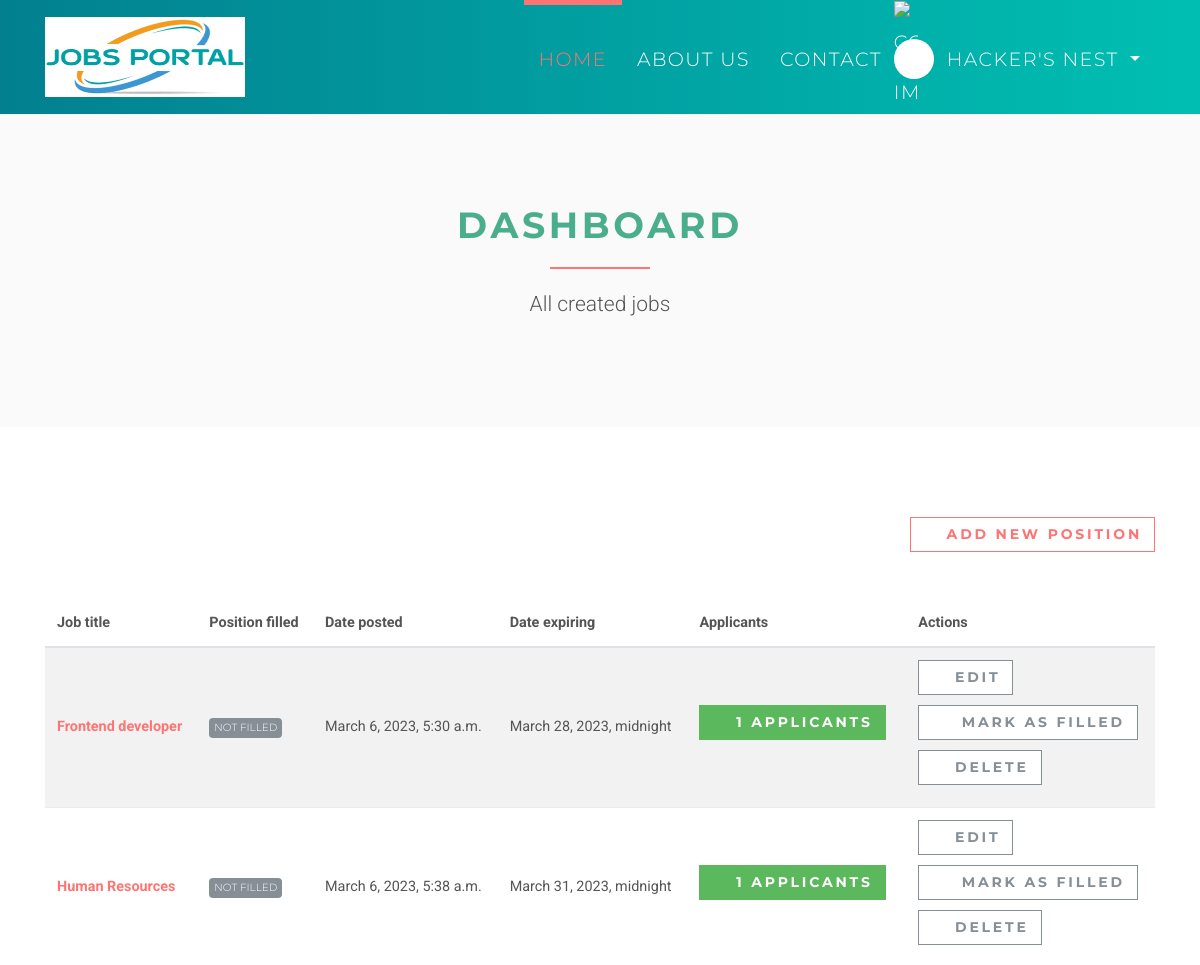
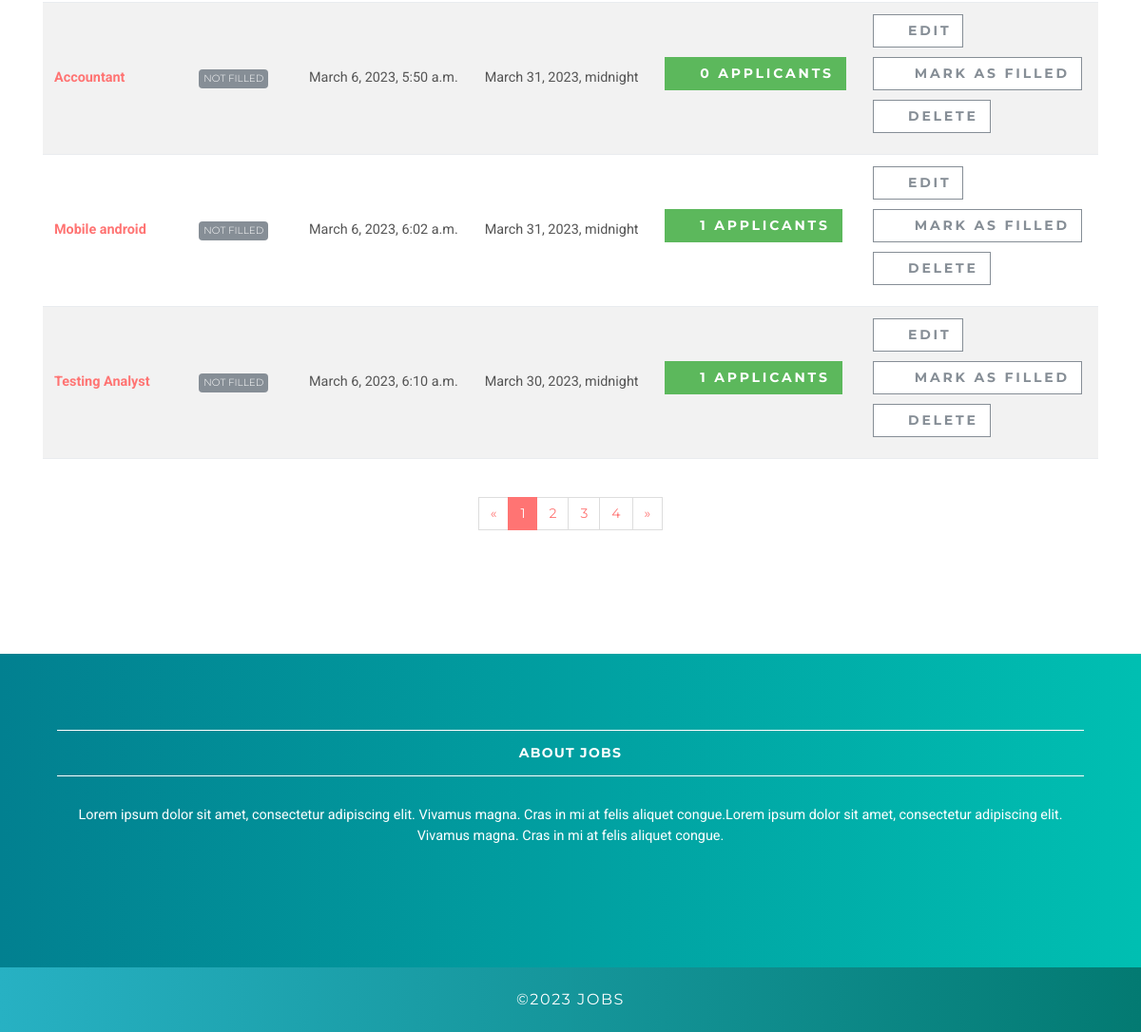
The page /employer/dashboard (signed in) on the database its author committed (2 pictures, top to bottom).
### accounts/models.py (models this page shows, shortened)
class User(AbstractUser):
    username = None
    role = models.CharField(max_length=12, error_messages={
        'required': "Role must be provided"
    })
    gender = models.CharField(max_length=10, blank=True, null=True, default="")
    email = models.EmailField(unique=True, blank=False,
                              error_messages={
                                  'unique': "A user with that email already exists.",
                              })
    USERNAME_FIELD = "email"
    REQUIRED_FIELDS = []
    objects = UserManager()

### jobsapp/models.py (models this page shows, shortened)
class Job(models.Model):
    user = models.ForeignKey(User, on_delete=models.CASCADE)
    title = models.CharField(max_length=300)
    description = models.TextField()
    location = models.CharField(max_length=150)
    type = models.CharField(choices=JOB_TYPE, max_length=10)
    category = models.CharField(max_length=100)
    last_date = models.DateTimeField()
    company_name = models.CharField(max_length=100)
    company_description = models.CharField(max_length=300)
    website = models.CharField(max_length=100, default="")
    created_at = models.DateTimeField(default=timezone.now)
    filled = models.BooleanField(default=False)

### jobsapp/views/employer.py (the view)
# urls.py: path('', DashboardView.as_view(), name='employer-dashboard'),
class DashboardView(ListView):
    model = Job
    template_name = 'jobs/employer/dashboard.html'
    context_object_name = 'jobs'
    @method_decorator(login_required(login_url=reverse_lazy('accounts:login')))
    @method_decorator(user_is_employer)
    def dispatch(self, request, *args, **kwargs):
        return super().dispatch(self.request, *args, **kwargs)
    def get_queryset(self):
        return self.model.objects.filter(user_id=self.request.user.id)

### templates/jobs/employer/dashboard.html (shortened to what this page needs)
{% extends 'base.html' %}
{% load static %}
{% block content %}
    <section class="bg-light-gray">
        <div class="container">
            <div class="row">
                <div class="col-lg-8 mx-auto">
                    <h1 class="headings">Dashboard</h1>
                    <p class="lead text-center">All created jobs</p>
                </div>
            </div>
        </div>
    </section>
    <section>
        <div class="container">
            <div class="row">
                <div class="col-lg-12 text-right mb-5"><a href="{% url 'jobs:employer-jobs-create' %}"
                                                          class="btn btn-outline-white-primary">
                    <i class="fa fa-plus"></i>Add new position</a></div>
                <div class="col-lg-12">
                    <div class="table-responsive">
                        <table class="table table-striped table-hover table-client-dashboard">
                            <thead>
                            <tr>
                                <th>Job title</th>
                                <th>Position filled</th>
                                <th>Date posted</th>
                                <th>Date expiring</th>
                                <th>Applicants</th>
                                <th>Actions</th>
                            </tr>
                            </thead>
                            <tbody>
                            {% for job in jobs %}
                                <tr>
                                    <th><a href="{% url 'jobs:jobs-detail' job.id %}">{{ job.title }}</a>
                                    </th>
                                    <td>
                                        {% if job.filled %}
                                            <span class="badge badge-success">Filled</span>
                                        {% else %}
                                            <span class="badge badge-secondary">Not Filled</span>
                                        {% endif %}
                                    </td>
                                    <td>{{ job.created_at }}</td>
                                    <td>{{ job.last_date }}</td>
                                    <td>
                                        <a href="{% url 'jobs:employer-dashboard-applicants' job.id %}"
                                           class="btn btn-success">
                                            <i class="fa fa-users"></i>{{ job.applicants.count }}
                                            <span class="hidden-xs hidden-sm">Applicants</span>
                                        </a>
                                    </td>
                                    <td>
                                        <a href="#" class="btn btn-outline-white-secondary">
                                            <i class="fa fa-edit"></i>Edit
                                        </a>
                                        <br>
                                        {% if job.filled %}
                                            <a href="{% url 'jobs:job-mark-filled' job.id %}"
                                               class="btn btn-outline-white-secondary">
                                                <i class="fa fa-check-circle-o"></i>
                                                <span class="hidden-xs hidden-sm">Filled</span>
                                            </a><br>
                                        {% else %}
                                            <a href="{% url 'jobs:job-mark-filled' job.id %}"
                                               class="btn btn-outline-white-secondary">
                                                <i class="fa fa-check-circle-o"></i>
                                                <span class="hidden-xs hidden-sm">Mark as </span>filled
                                            </a><br>
                                        {% endif %}
                                        <a href="#" class="btn btn-outline-white-secondary">
                                            <i class="fa fa-times-circle-o"></i>Delete
                                        </a>
                                    </td>
                                </tr>
                            {% endfor %}
                            </tbody>
                        </table>
                    </div>
                    <div class="pages">
                        <nav aria-label="Page navigation example" class="d-flex justify-content-center mt-4 mb-4">
                            <ul class="pagination">
                                <li class="page-item"><a href="#" aria-label="Previous" class="page-link"><span
                                        aria-hidden="true">«</span><span class="sr-only">Previous</span></a></li>
                                <li class="page-item active"><a href="#" class="page-link">1</a></li>
                                <li class="page-item"><a href="#" class="page-link">2</a></li>
                                <li class="page-item"><a href="#" class="page-link">3</a></li>
                                <li class="page-item"><a href="#" class="page-link">4</a></li>
                                <li class="page-item"><a href="#" aria-label="Next" class="page-link"><span
                                        aria-hidden="true">»</span><span class="sr-only">Next</span></a></li>
                            </ul>
                        </nav>
                    </div>
                </div>
            </div>
        </div>
    </section>
{% endblock %}

### templates/base.html (shortened to what this page needs)
{% load static %}
<!DOCTYPE html>
<html>
<head>
    <link rel="stylesheet"
          href="{% static 'vendor/bootstrap/css/bootstrap.min.css' %}">
    <link rel="stylesheet"
          href="{% static 'vendor/font-awesome/css/font-awesome.min.css' %}">
    <link rel="stylesheet"
          href="{% static 'vendor/owl.carousel/assets/owl.carousel.css' %}">
    <link rel="stylesheet"
          href="{% static 'vendor/owl.carousel/assets/owl.theme.default.css' %}">
    <link rel="stylesheet" href="{% static 'css/style.default.css' %}"
          id="theme-stylesheet">
    <link rel="stylesheet" href="{% static 'css/custom.css' %}">
</head>
<body>
<header class="header">
    <nav class="navbar navbar-expand-lg">
        <div class="container">
            <a href="/" class="navbar-brand">
                <img src="{% static 'img/logos1.png' %}" alt="logo" class="d-none d-lg-block">
            </a>
            <div id="navbarSupportedContent" class="collapse navbar-collapse">
                <ul class="navbar-nav ml-auto">
                    <li class="nav-item active">
                        <a href="/" class="nav-link">Home <span class="sr-only">(current)</span></a>
                    </li>
                    <li class="nav-item">
                        <a href=" /aboutus" class="nav-link">About Us</a>
                    </li>
                    <li class="nav-item">
                        <a href="/contacts" class="nav-link">Contact</a>
                    </li>
                    {% if request.user.is_authenticated and request.user.role == 'employer' %}
                        <li class="nav-item dropdown">
                            <a id="clientZone" href="#" data-toggle="dropdown"
                               aria-haspopup="true" aria-expanded="false"
                               class="nav-link dropdown-toggle has-img mb-3 mb-lg-0 mt-3 mt-lg-0">
                                <div class="client-menu-image">
                                    <div class="inner">
                                        <img src="{% static 'img/company-1.png' %}"
                                             alt="company image"
                                             class="img-fluid">
                                    </div>
                                </div>
                                {% if request.user.role == 'employee' %}
                                    {{ request.user.first_name }} {{ request.user.last_name }}
                                {% else %}
                                    {{ request.user.first_name }}
                                {% endif %}
                            </a>
                        </li>
                    {% endif %}
                </ul>
            </div>
        </div>
    </nav>
</header>
<div>
    {% block content %} {% endblock %}
</div>
<footer class="footer">
    <div class="footer__block">
        <div class="container">
                <div class="col-lg-12 col-md-12  col-sm-6 mb-5 text-center">
                    <h4 class="h5">About Jobs</h4>
                    <p> Lorem ipsum dolor sit amet, consectetur adipiscing elit. Vivamus magna. Cras in mi at felis
                        aliquet congue.Lorem ipsum dolor sit amet, consectetur adipiscing elit. Vivamus magna. Cras in mi at felis
                        aliquet congue.</p>
                </div>
        </div>
    </div>
    <div class="footer__copyright">
        <div class="container">
                <div class="col-lg-12 col-md-12 col-sm-6 text-center">
                    <p>&copy;2023 Jobs</p>
                </div>
        </div>
    </div>
</footer>
</body>
</html>

### rows shown on the page
User: user.first_name "HACKER'S NEST"
Job: title "Frontend developer", filled "NOT FILLED", created_at "March 6, 2023, 5:30 a.m.", last_date "March 28, 2023, midnight", applicants.count "1"
Job: title "Human Resources", filled "NOT FILLED", created_at "March 6, 2023, 5:38 a.m.", last_date "March 31, 2023, midnight", applicants.count "1"
Job: title "Accountant", filled "NOT FILLED", created_at "March 6, 2023, 5:50 a.m.", last_date "March 31, 2023, midnight", applicants.count "0"
Job: title "Mobile android", filled "NOT FILLED", created_at "March 6, 2023, 6:02 a.m.", last_date "March 31, 2023, midnight", applicants.count "1"
Job: title "Testing Analyst", filled "NOT FILLED", created_at "March 6, 2023, 6:10 a.m.", last_date "March 30, 2023, midnight", applicants.count "1"
